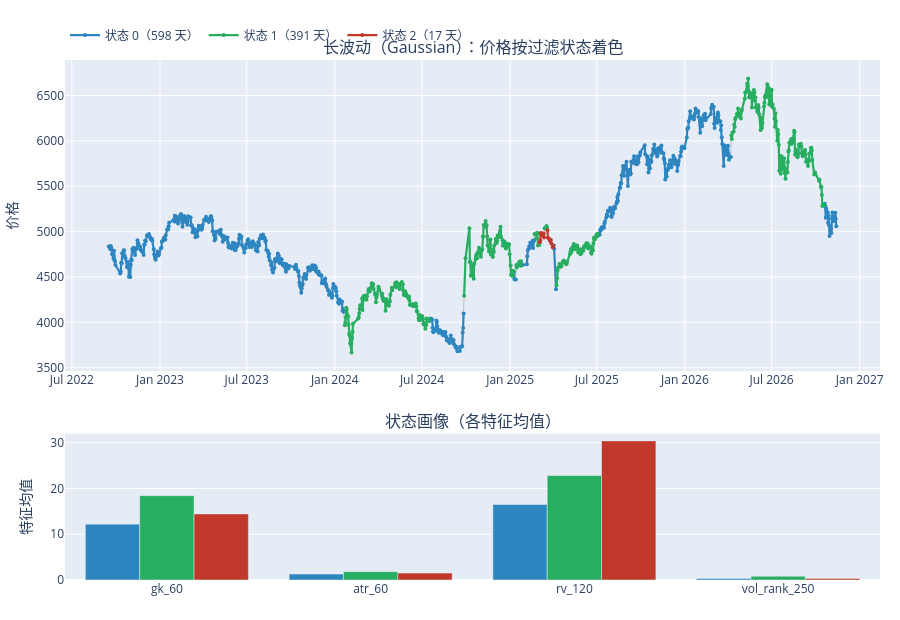

Here is the notebook cell this chart was saved with:
### Markdown cell above
## 四、长波动（Gaussian）

### Code cell
plot_states('长波动').show()

### Figure 1 — Plotly figure (JSON) as saved in the notebook; plotly's stock layout.template omitted (floating-point values rounded to 4 significant figures; data arrays with more than 128 entries replaced by an {"elided": "..."} marker saying what was removed)
{"data": [{"line": {"color": "#BDC3C7", "width": 1}, "mode": "lines", "name": "价格", "showlegend": false, "type": "scatter", "x": {"elided": "1006 str values"}, "xaxis": "x", "y": {"elided": "1006 float values"}, "yaxis": "y"}, {"line": {"color": "#2E86C1", "width": 2.2}, "marker": {"color": "#2E86C1", "size": 4}, "mode": "lines+markers", "name": "状态 0（598 天）", "type": "scatter", "x": {"elided": "1006 str values"}, "xaxis": "x", "y": {"elided": "1006 float values"}, "yaxis": "y"}, {"line": {"color": "#27AE60", "width": 2.2}, "marker": {"color": "#27AE60", "size": 4}, "mode": "lines+markers", "name": "状态 1（391 天）", "type": "scatter", "x": {"elided": "1006 str values"}, "xaxis": "x", "y": {"elided": "1006 float values"}, "yaxis": "y"}, {"line": {"color": "#C0392B", "width": 2.2}, "marker": {"color": "#C0392B", "size": 4}, "mode": "lines+markers", "name": "状态 2（17 天）", "type": "scatter", "x": {"elided": "1006 str values"}, "xaxis": "x", "y": {"elided": "1006 float values"}, "yaxis": "y"}, {"marker": {"color": "#2E86C1"}, "name": "状态 0", "showlegend": false, "type": "bar", "x": ["gk_60", "atr_60", "rv_120", "vol_rank_250"], "xaxis": "x2", "y": [12.21, 1.3, 16.5, 0.35], "yaxis": "y2"}, {"marker": {"color": "#27AE60"}, "name": "状态 1", "showlegend": false, "type": "bar", "x": ["gk_60", "atr_60", "rv_120", "vol_rank_250"], "xaxis": "x2", "y": [18.43, 1.83, 22.83, 0.82], "yaxis": "y2"}, {"marker": {"color": "#C0392B"}, "name": "状态 2", "showlegend": false, "type": "bar", "x": ["gk_60", "atr_60", "rv_120", "vol_rank_250"], "xaxis": "x2", "y": [14.44, 1.51, 30.4, 0.35], "yaxis": "y2"}], "layout": {"annotations": [{"font": {"size": 16}, "showarrow": false, "text": "长波动（Gaussian）：价格按过滤状态着色", "x": 0.5, "xanchor": "center", "xref": "paper", "y": 1.0, "yanchor": "bottom", "yref": "paper"}, {"font": {"size": 16}, "showarrow": false, "text": "状态画像（各特征均值）", "x": 0.5, "xanchor": "center", "xref": "paper", "y": 0.2816, "yanchor": "bottom", "yref": "paper"}], "height": 620, "hovermode": "x unified", "legend": {"orientation": "h", "y": 1.02, "yanchor": "bottom"}, "margin": {"b": 40, "l": 40, "r": 20, "t": 60}, "xaxis": {"anchor": "y", "domain": [0.0, 1.0]}, "xaxis2": {"anchor": "y2", "domain": [0.0, 1.0]}, "yaxis": {"anchor": "x", "domain": [0.4016, 1.0], "title": {"text": "价格"}}, "yaxis2": {"anchor": "x2", "domain": [0.0, 0.2816], "title": {"text": "特征均值"}}}}
